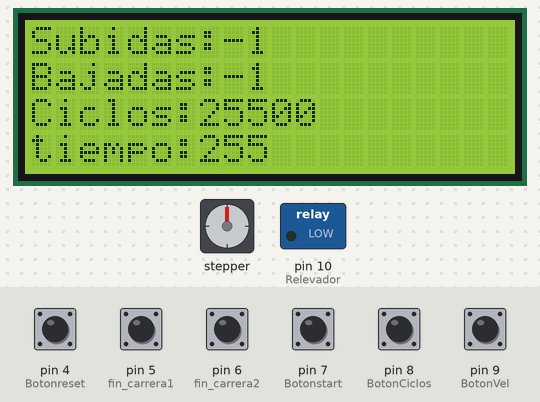
Recording of a sketch running on a simulated Arduino Uno, built with avr-gcc and run on an emulated ATmega328P. Parts: stepper motor, 20×4 character LCD, switched loads named in the sketch (green lamp = pin HIGH). Wiring (inferred from the names in the program): stepper motor driver (200 steps per turn assumed): step pin 3; direction pin 2. The test bench sets the inputs (shaded band); at power-on: pin 4 (Botonreset), pin 5 (fin_carrera1), pin 6 (fin_carrera2), pin 7 (Botonstart), pin 8 (BotonCiclos), pin 9 (BotonVel) HIGH. EEPROM starts erased; pins used as bus, display or sensor lines are not drawn; what the sketch prints to the serial monitor is not drawn.

Above: at 2.3 s.
2.4 s: pin 7 (Botonstart) pulled LOW for 0.15 s
At 2.8 s:
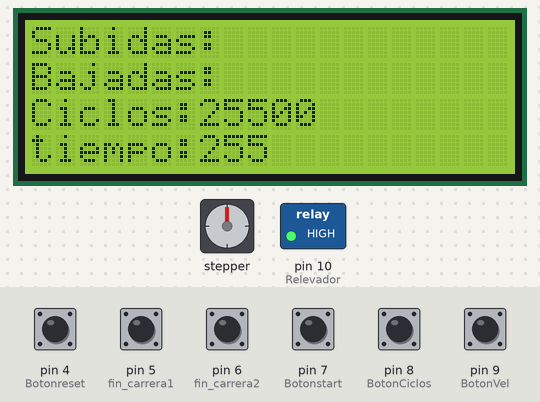
5.4 s: pin 9 (BotonVel) pulled LOW for 0.15 s
At 5.99 s:
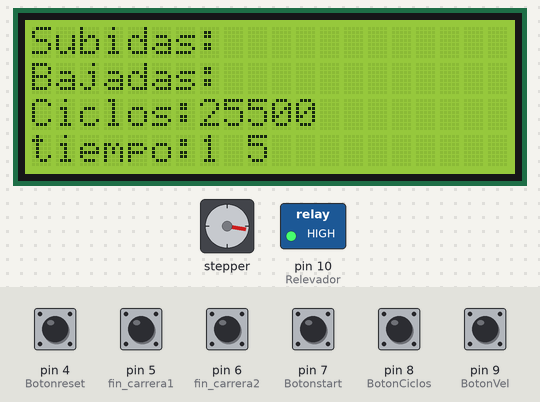
8.5 s: pin 9 (BotonVel) pulled LOW for 1 s
At 9.54 s:
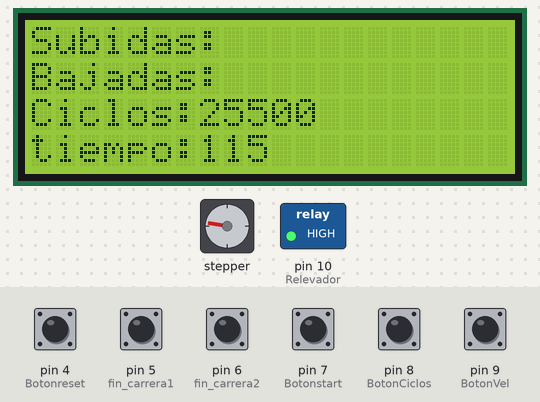
12.4 s: pin 4 (Botonreset) pulled LOW for 0.15 s
At 13.5 s:
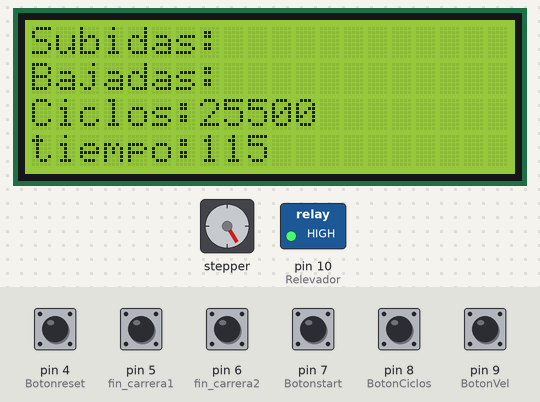
14.8 s: pin 8 (BotonCiclos) pulled LOW for 0.15 s
At 15.28 s:
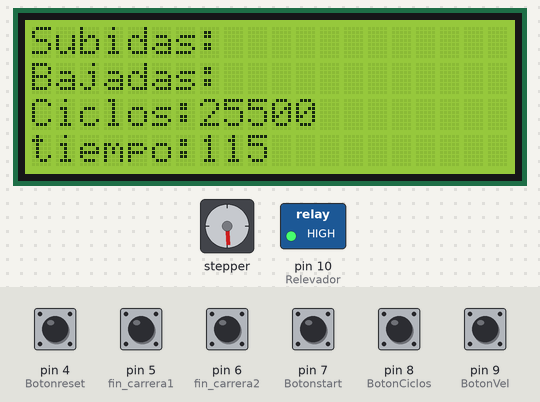
17.2 s: pin 5 (fin_carrera1) pulled LOW for 0.15 s
At 18.4 s:
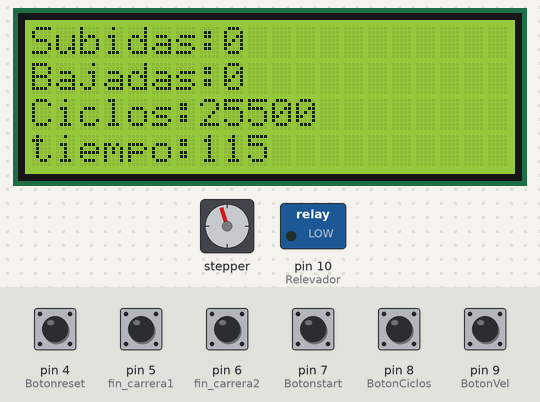
Timing chart, 0 to 19.8 s (numbered marks = the images above; inputs shaded):
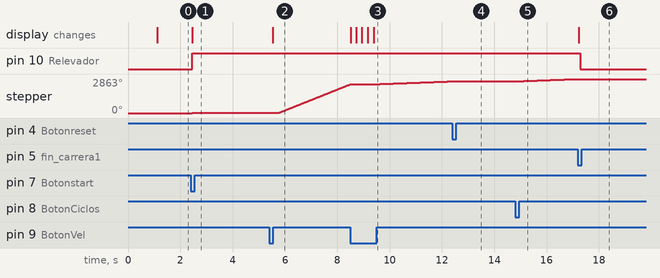

The sketch:

motor.ino
```cpp
//v1.0
#include <Wire.h>
#include <LiquidCrystal_I2C.h>
#include <EEPROM.h>

#define dirPin        2
#define stepPin       3
#define Botonreset    4
#define fin_carrera1  5
#define fin_carrera2  6
#define Botonstart    7
#define BotonCiclos   8
#define BotonVel      9
#define Relevador     10

class accesos {
  public:
    int count, limit, valor;
    byte byte1, byte2;
};

int pasos = 1200, timedelay = 2;
int limiteContador = 1;
int fin, dir_estado, estado_reset, cambio_giro, estado_inicio;
int countinicio;
int pausecontador;

accesos accion[2];
LiquidCrystal_I2C lcd(0x27, 20, 4);  //

void setup() {

  Serial.begin(9600);
  pinMode(stepPin, OUTPUT);
  pinMode(dirPin, OUTPUT);
  pinMode(Relevador, OUTPUT);
  pinMode(Botonreset, INPUT_PULLUP);
  pinMode(fin_carrera1, INPUT_PULLUP);
  pinMode(fin_carrera2, INPUT_PULLUP);
  pinMode(Botonstart, INPUT_PULLUP);
  pinMode(BotonCiclos, INPUT_PULLUP);
  pinMode(BotonVel, INPUT_PULLUP);


  lcd.init();
  lcd.backlight();
  lcd.print("INICIANDO...");
  delay(1000);
  lcd.clear();
  accion[0].byte1 = EEPROM.read(0);
  accion[0].byte2 = EEPROM.read(1);
  accion[1].byte1 = EEPROM.read(2);
  accion[1].byte2 = EEPROM.read(3);
  accion[0].count = accion[0].byte1<<8|accion[0].byte2; //Subidas
  accion[1].count = accion[1].byte1<<8|accion[1].byte2; //Bajadas
  dir_estado = EEPROM.read(4);
  limiteContador = EEPROM.read(5);
  timedelay = EEPROM.read(6);
  estado_reset = EEPROM.read(7);
  estado_inicio = EEPROM.read(8);
  lcd_contador();
}

void loop() {
 // lcd_contador();
 // EEPROM.update(6, 1);
 digitalWrite(Relevador, LOW);
  while(( accion[1].count < (limiteContador*100)) && estado_inicio == 1 && estado_reset == 0){
    digitalWrite(Relevador, HIGH);
    if(dir_estado == 0){
      digitalWrite(dirPin, LOW);
    }else{
      digitalWrite(dirPin, HIGH);
    }
    button_timedelay();
    ciclopaso();
    lcd_contador();
    accion[dir_estado].byte1 = accion[dir_estado].count >> 8;
    accion[dir_estado].byte2 = accion[dir_estado].count & 255;
    accion[dir_estado].valor = accion[dir_estado].byte1<<8|accion[dir_estado].byte2;

    /*Serial.print("byte 1 :");
    Serial.println(accion[dir_estado].byte1);
    Serial.print("byte 2 :");
    Serial.println(accion[dir_estado].byte2);
    Serial.print("valor :");
    Serial.println(accion[dir_estado].valor);
    Serial.println(dir_estado);*/

    if(dir_estado == 0){
      EEPROM.update(0, accion[dir_estado].byte1);
      EEPROM.update(1, accion[dir_estado].byte2);
    }else{
      EEPROM.update(2, accion[dir_estado].byte1);
      EEPROM.update(3, accion[dir_estado].byte2);
    }
    //dir_estado = !dir_estado;
    lcd_contador();
  }
  estado_inicio =0;
  button_start();
  button_ciclos();
  button_reset();
  button_timedelay();
}

void ciclopaso(){
  while(cambio_giro == 0){
    button_timedelay();

    digitalWrite(stepPin, HIGH);
    delay(timedelay);
    digitalWrite(stepPin, LOW);
    //delay(1);
    delay(timedelay);
   if(digitalRead(fin_carrera1)==LOW && estado_reset == 0 && dir_estado == 1){
     Serial.println(digitalRead(fin_carrera1));
      if(countinicio == 1){
        accion[dir_estado].count++;
      }
      dir_estado = 0;
      cambio_giro = 1;
      delay(200);
    }else if(digitalRead(fin_carrera2)==LOW&& estado_reset == 0 && dir_estado == 0){
      // EEPROM.update(4, dir_estado);
       accion[dir_estado].count++;
       countinicio = 1;
      dir_estado = 1;
      cambio_giro = 1;
      delay(200);
    }else if(digitalRead(fin_carrera1)==LOW&& estado_reset == 1 ){
      dir_estado = 0;
      cambio_giro = 1;
      digitalWrite(stepPin, LOW);
    }
    button_reset();
    //Serial.println(estado_reset);
    EEPROM.update(4, dir_estado);
   // accion[dir_estado].count++;
  }
  if(estado_reset == 0){
    cambio_giro = 0;
  }
}

void lcd_contador(){
  lcd.setCursor(0, 0);
  lcd.print("Subidas:");
  lcd.print(accion[0].count);
  lcd.setCursor(0, 1);
  lcd.print("Bajadas:");
  lcd.print(accion[1].count);
  lcd.setCursor(0, 2);
  lcd.print("Ciclos:");
  lcd.print(limiteContador*100);
  lcd.setCursor(0, 3);
  lcd.print("tiempo:");
  lcd.print(timedelay);
}
```

botones.ino
```cpp
void button_reset(){
  if(digitalRead(Botonreset)  == LOW){
    pausecontador= 1;
    delay(500);
  }
  while(pausecontador == 1){
    if(digitalRead(Botonreset)  == LOW){
      pausecontador= 0;
    }
    Serial.println("esperando_reset");
    if(digitalRead(BotonCiclos) == LOW){
      Serial.println("stop");
      estado_reset = 1;
      estado_inicio = 0;
      pausecontador= 0;
    }
  }
  EEPROM.update(7, estado_reset);
  EEPROM.update(8, estado_inicio);
  if(estado_reset == 1){
    digitalWrite(dirPin, HIGH);
    dir_estado = 0;
  }

}

void button_start(){
  if(digitalRead(Botonstart) == LOW) {
    estado_inicio = 1;
    estado_reset = 0;
    EEPROM.update(0, estado_reset);
    EEPROM.update(1, estado_reset);
    EEPROM.update(2, estado_reset);
    EEPROM.update(3, estado_reset);
    EEPROM.update(7, estado_reset);
    EEPROM.update(8, estado_inicio);
    accion[0].byte1 = EEPROM.read(0);
    accion[0].byte2 = EEPROM.read(1);
    accion[1].byte1 = EEPROM.read(2);
    accion[1].byte2 = EEPROM.read(3);
    accion[0].count = accion[0].byte1<<8|accion[0].byte2; //Subidas
    accion[1].count = accion[1].byte1<<8|accion[1].byte2; //Bajadas
    countinicio = 0;
    Serial.print("INICIO");
    lcd.setCursor(0, 0);
    lcd.print("Subidas:");
    lcd.print("          ");
    lcd.setCursor(0, 1);
    lcd.print("Bajadas:");
    lcd.print("          ");
  }
}

void button_ciclos(){
  if(digitalRead(BotonCiclos) == LOW) {
    limiteContador = limiteContador + 1;
    if(limiteContador > 50){
      limiteContador = 1;
    lcd.setCursor(0, 2);
    lcd.print("Ciclos:");
    lcd.print("    ");
    lcd.setCursor(0, 2);
    lcd.print("Ciclos:");
    lcd.print(limiteContador*100);
    }
    EEPROM.update(5, limiteContador);
    Serial.println(limiteContador);
    lcd.setCursor(0, 2);
    lcd.print("Ciclos:");
    lcd.print(limiteContador*100);
    delay(200);
  }
}

void button_timedelay(){
  if(digitalRead(BotonVel) == LOW) {
    Serial.println("delay");
    timedelay = EEPROM.read(6);
    timedelay = timedelay+2;
    if(timedelay > 11){
      timedelay = 1;
    lcd.setCursor(0, 3);
    lcd.print("tiempo:");
    lcd.print("  ");
    lcd.setCursor(0, 3);
    lcd.print("tiempo:");
    lcd.print(timedelay);

    }
    EEPROM.update(6, timedelay);
    Serial.println(timedelay);
    lcd.setCursor(0, 3);
    lcd.print("tiempo:");
    lcd.print(timedelay);
    delay(200);
  }
}
```

Measured:
- after the input at 5.4 s, the display: changes after 0.14 s (image 2)
- after the input at 8.5 s, the display: first changes at once (image 3 shows a later state)
- after the input at 12.4 s, stepper: stops changing and stays 2669°
- after the input at 14.8 s, stepper: keeps turning clockwise at about 82°/s, starting at once
- after the input at 17.2 s, pin 10 (Relevador): HIGH → LOW after 0.08 s; stepper: stops changing and stays 2863°; the display: changes at once (image 6)
